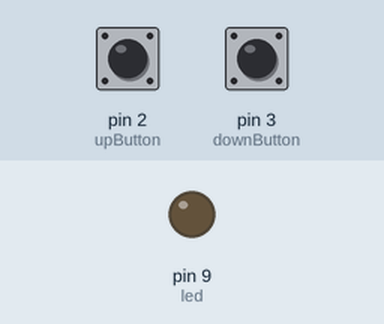
Simulated run of this sketch. Board: Arduino Uno, built with avr-gcc and run on an emulated ATmega328P. Parts: output pins drawn as LEDs (lit = HIGH). The inputs (shaded band) are chosen by the test bench; at power-on: pin 2 (upButton) LOW, pin 3 (downButton) LOW.

Above: at 1.2 s.
1.3 s: pin 2 (upButton) pulled HIGH for 1 s
At 3.5 s:
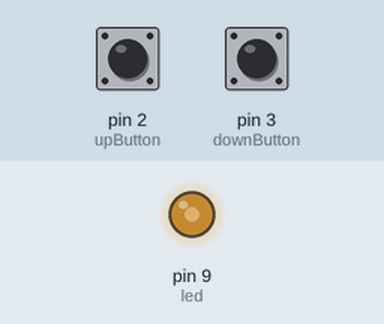
4.0 s: pin 2 (upButton) pulled HIGH for 0.15 s
At 4.9 s:
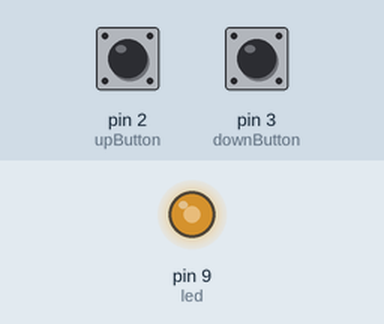
5.8 s: pin 2 (upButton) pulled HIGH for 3.2 s
At 7.9 s:
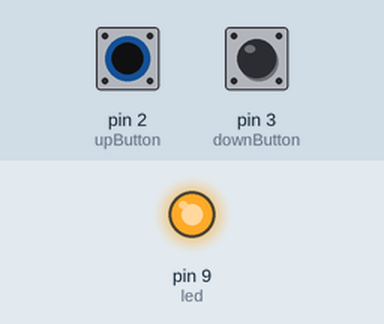
10.5 s: pin 3 (downButton) pulled HIGH for 3.2 s
At 11.25 s:
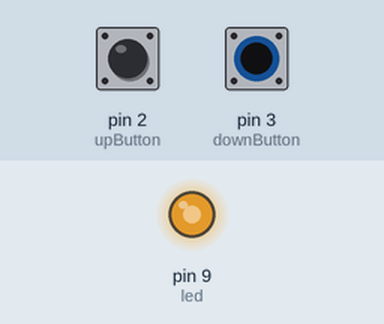
Timing chart, 0 to 14.4 s (numbered marks = the images above; inputs shaded):
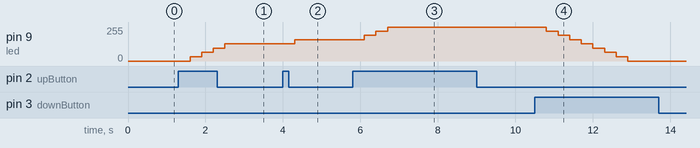

Measured:
- after the input at 1.3 s, pin 9 (led): 0/255 → 32/255 after 0.30 s, → 64/255 0.30 s later, → 96/255 0.30 s later, → 128/255 0.30 s later
- after the input at 4.0 s, pin 9 (led): 128/255 → 160/255 after 0.30 s
- after the input at 5.8 s, pin 9 (led): 160/255 → 192/255 after 0.30 s, → 224/255 0.30 s later, → 255/255 0.30 s later
- after the input at 10.5 s, pin 9 (led): moves from 255/255 to 0/255 over 2.1 s, starting after 0.30 s

The sketch:

Opdracht3_2Variatie1.ino
```cpp
const int led = 9;      // PWM ("analog out")
const int upButton = 2;
const int downButton = 3;
int brightnessAmount = 32;

int ledLevel = 1;     // always a power of 2, 1..256

void setup() {
  pinMode(led, OUTPUT);
  pinMode(upButton, INPUT);
  pinMode(downButton, INPUT);
}

void loop() {

  if (digitalRead(upButton)) {
     if (ledLevel < 256) {
      ledLevel = ledLevel + brightnessAmount;
     }
     delay(300);
  }

  if (digitalRead(downButton)) {
    if (ledLevel > 1) {
      ledLevel = ledLevel - brightnessAmount;
    }
    delay(300);
  }

  analogWrite(led, ledLevel - 1);
}
```
